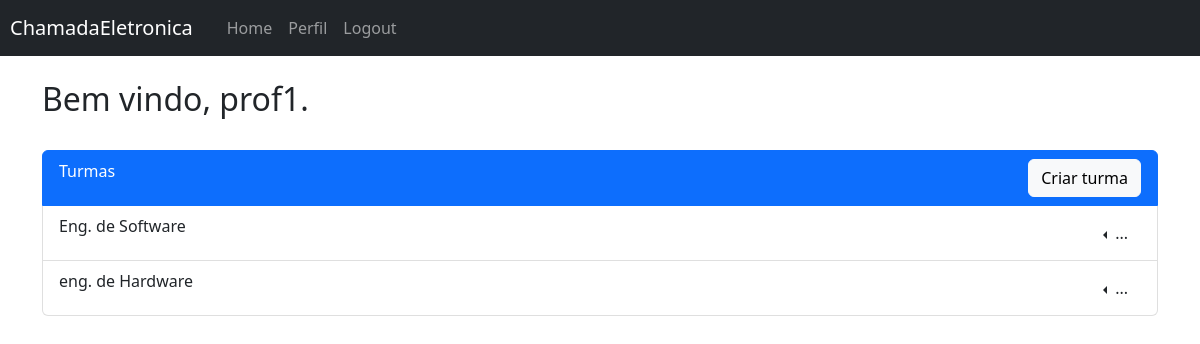
The app's page /chamada/ (signed in) with its own data.
### models/User.py (models this page shows, shortened)
class User(UserMixin, db.Model):
    __tablename__ = "users"
    id: Mapped[int] = mapped_column(primary_key=True)
    matricula: Mapped[str] = mapped_column(String(9), nullable=False, unique=True)
    name: Mapped[str] = mapped_column(String(127), nullable=False)
    password: Mapped[str] = mapped_column(String(127), nullable=False)
    professor: Mapped[bool] = mapped_column(nullable=False)

### models/Chamada.py (models this page shows)
class Turma(db.Model):
    __tablename__ = "turma"
    id: Mapped[int] = mapped_column(primary_key=True, autoincrement=True)
    name: Mapped[str] = mapped_column(String(127), nullable=False)
    turmas:  Mapped[list["Turmas"]] = relationship(back_populates="turma")
    chamadas:  Mapped[list["Chamada"]] = relationship(back_populates="turma")

### controllers/chamada.py (the view)
@chamada_app.route("/", methods=["GET"])
@login_required
def home():
    with Session() as sess: minhas_turmas = sess.query(Turma).join(Turmas).filter_by(id_user=current_user.id).all()
    form_turma = TurmaForm()
    return render_template("home.html", current_user=current_user, turmas=minhas_turmas, form_turma=form_turma)

### app.py (called while the page is built)
@login_manager.user_loader
def load_user(user):
    sess = Session()
    res = sess.query(User).filter_by(
        id=user
    ).first()
    sess.close()
    return res

### templates/home.html (shortened to what this page needs)
{% extends "base.html" %}
{% block content %}
    <h2>
        {% block title %}Bem vindo{% endblock %}, {{ current_user.name }}.
    </h2>
    <br>
    <ul class="list-group">
        <li class="list-group-item active">Turmas
            <div style="float: right;">
                {% if current_user.professor %}
                <button type="button" class="btn btn-light" data-bs-toggle="modal" data-bs-target="#newTurmaModal">
                    Criar turma
                </button>
                {% endif %}
            </div>
        </li>
        {% if turmas %}
            {% for t in turmas %}
            <li class="list-group-item">
                {{ t.name }}
                <div style="float: right;">
                    {% if current_user.professor %}
                    <div class="dropdown dropstart">
                        <button class="btn dropdown-toggle" type="button" data-bs-toggle="dropdown" aria-expanded="false">
                        ...
                        </button>
                    </div>
                    {% else %}
                    <a href="/chamada/frequencias?id_turma={{ t.id }}">Frequencia</a>
                    {% endif %}
                </div>
            </li>
            {% endfor %}
        {% else %}
        <h4>Você não está cadastrado em nenhuma turma!</h4>
        {% endif %}
    </ul>
{% endblock %}

### records on screen
User: name "prof1"
Turma: name "Eng. de Software"
Turma: name "eng. de Hardware"
